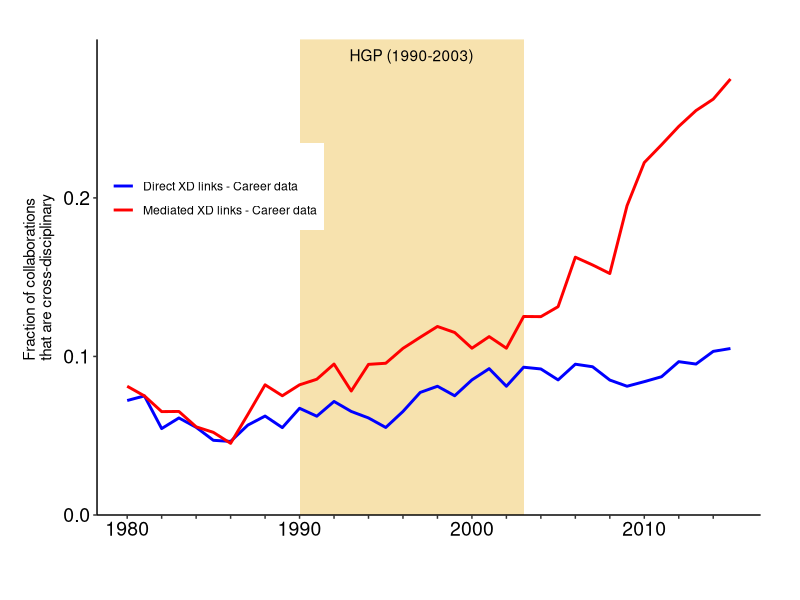
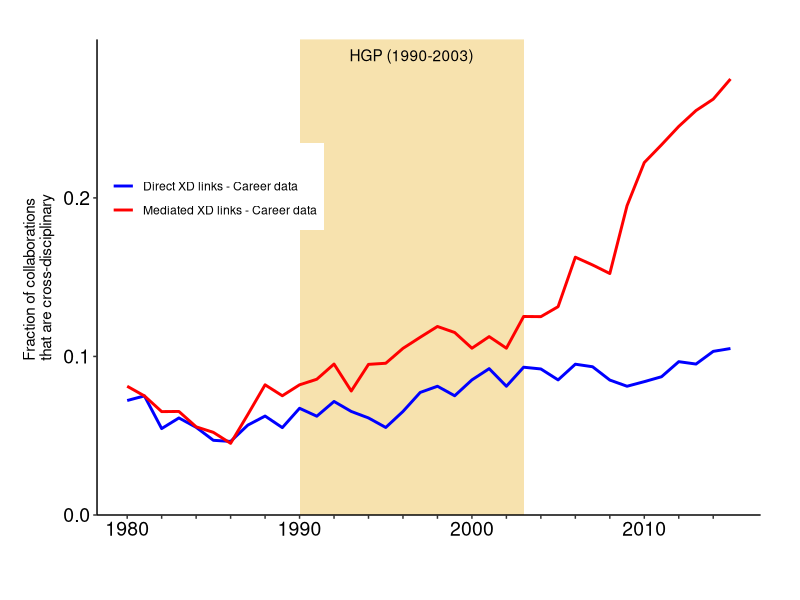

Generate these figures, in order, with R:
# Author: Tung Huynh
# Ref: https://www.rstudio.com/wp-content/uploads/2015/03/ggplot2-cheatsheet.pdf

library(ggplot2)
library(tidyr)

# fraction_data <-
#  data.frame(
#    xd_direct = seq(from=0.1, to=0.15),
#    xd_mediate = seq(from=0.075, to=0.125),
#    year = seq(from=1980, to=2015)
#  )
fraction_data <- read.csv("./preprocessed/collaborations_xd_fraction.csv")

max_xd = max(c(max(fraction_data$xd_direct), max(fraction_data$xd_mediate)))
axis_x_seq = seq(1980,2015,2)

fraction_data %>%
  gather(key, fraction, xd_direct, xd_mediate) %>%
  ggplot(aes(x=year, y=fraction, colour=key)) +
  annotate("rect", xmin = 1990, ymin = 0, xmax= 2003, ymax = 0.3, fill="#f7e2ae") +
  annotate("text", label="HGP (1990-2003)", x=1996.5, y=0.29) +
  geom_line(size=1) +
  scale_color_manual(values=c('#0000FF','#FF0000'), 
                     labels=c("Direct XD links - Career data", "Mediated XD links - Career data"), 
                     name="",
                     aesthetics = "colour") +
  theme_classic() +
  scale_x_continuous(limits = c(1980,2015), expand = c(0, 0)) +
  scale_y_continuous(limits = c(0,0.3), expand = c(0, 0)) +
  xlab("") +
  ylab(expression(paste("Fraction of collaborations \nthat are cross-disciplinary"))) +
  theme(axis.text.x = element_text(color="#000000", size=14, angle=0),
        axis.text.y = element_text(color="#000000", size=14, angle=0),
        plot.margin = margin(1, 1, 1, 1, "cm"),
        legend.justification=c(0,0), 
        legend.position=c(0.01,0.6),
        legend.background = element_rect(fill=alpha('white', 1.0))) +
  scale_x_continuous(breaks=seq(1980,2015,2), 
                     labels=ifelse(axis_x_seq %in% c(1980, 1990, 2000, 2010), axis_x_seq, "")) + 
  scale_fill_discrete(name="Test")
  

ggsave("./output/Fig2B.png", width = 7.0, height = 4.5, units="in")
